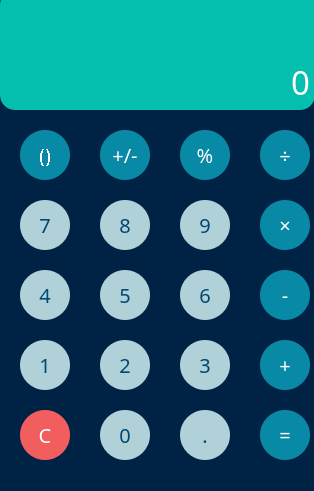
<?xml version="1.0" encoding="UTF-8"?>
<ui version="4.0">
 <class>MainWindow</class>
 <widget class="QMainWindow" name="MainWindow">
  <property name="geometry">
   <rect>
    <x>0</x>
    <y>0</y>
    <width>314</width>
    <height>491</height>
   </rect>
  </property>
  <property name="font">
   <font>
    <family>Sans Serif Collection</family>
   </font>
  </property>
  <property name="windowTitle">
   <string>MainWindow</string>
  </property>
  <property name="styleSheet">
   <string notr="true">background-color: rgb(0, 34, 68);</string>
  </property>
  <widget class="QWidget" name="centralwidget">
   <widget class="QLabel" name="miniExpression_2">
    <property name="geometry">
     <rect>
      <x>0</x>
      <y>-10</y>
      <width>315</width>
      <height>120</height>
     </rect>
    </property>
    <property name="minimumSize">
     <size>
      <width>315</width>
      <height>120</height>
     </size>
    </property>
    <property name="maximumSize">
     <size>
      <width>315</width>
      <height>120</height>
     </size>
    </property>
    <property name="font">
     <font>
      <family>Sans Serif Collection</family>
      <pointsize>25</pointsize>
     </font>
    </property>
    <property name="styleSheet">
     <string notr="true">background-color: rgb(4, 191, 173);
color:rgb(255, 255, 255);
Border-radius: 15px;
</string>
    </property>
    <property name="midLineWidth">
     <number>0</number>
    </property>
    <property name="text">
     <string>0</string>
    </property>
    <property name="alignment">
     <set>Qt::AlignBottom|Qt::AlignRight|Qt::AlignTrailing</set>
    </property>
    <property name="wordWrap">
     <bool>false</bool>
    </property>
    <property name="margin">
     <number>0</number>
    </property>
    <property name="indent">
     <number>5</number>
    </property>
   </widget>
   <widget class="QPushButton" name="brackets">
    <property name="enabled">
     <bool>true</bool>
    </property>
    <property name="geometry">
     <rect>
      <x>20</x>
      <y>130</y>
      <width>50</width>
      <height>50</height>
     </rect>
    </property>
    <property name="minimumSize">
     <size>
      <width>45</width>
      <height>45</height>
     </size>
    </property>
    <property name="font">
     <font>
      <family>Sans Serif Collection</family>
      <pointsize>15</pointsize>
      <stylestrategy>NoAntialias</stylestrategy>
     </font>
    </property>
    <property name="styleSheet">
     <string notr="true">QPushButton{
border-radius:25px;
background-color: rgb(8, 137, 166);
color:rgb(255, 255, 255);
}
QPushButton:hover{
	background-color:rgb(247, 228, 37);
}
</string>
    </property>
    <property name="text">
     <string>()</string>
    </property>
   </widget>
   <widget class="QPushButton" name="unary">
    <property name="geometry">
     <rect>
      <x>100</x>
      <y>130</y>
      <width>50</width>
      <height>50</height>
     </rect>
    </property>
    <property name="minimumSize">
     <size>
      <width>45</width>
      <height>45</height>
     </size>
    </property>
    <property name="font">
     <font>
      <family>Sans Serif Collection</family>
      <pointsize>15</pointsize>
     </font>
    </property>
    <property name="styleSheet">
     <string notr="true">QPushButton{
border-radius:25px;
background-color: rgb(8, 137, 166);
color:rgb(255, 255, 255);
}
QPushButton:hover{
	background-color:rgb(247, 228, 37);
}
</string>
    </property>
    <property name="text">
     <string>+/-</string>
    </property>
   </widget>
   <widget class="QPushButton" name="procent">
    <property name="geometry">
     <rect>
      <x>180</x>
      <y>130</y>
      <width>50</width>
      <height>50</height>
     </rect>
    </property>
    <property name="minimumSize">
     <size>
      <width>45</width>
      <height>45</height>
     </size>
    </property>
    <property name="font">
     <font>
      <family>Sans Serif Collection</family>
      <pointsize>15</pointsize>
     </font>
    </property>
    <property name="styleSheet">
     <string notr="true">QPushButton{
border-radius:25px;
background-color: rgb(8, 137, 166);
color:rgb(255, 255, 255);
}
QPushButton:hover{
	background-color:rgb(247, 228, 37);
}
</string>
    </property>
    <property name="text">
     <string>%</string>
    </property>
   </widget>
   <widget class="QPushButton" name="divide">
    <property name="geometry">
     <rect>
      <x>260</x>
      <y>130</y>
      <width>50</width>
      <height>50</height>
     </rect>
    </property>
    <property name="minimumSize">
     <size>
      <width>45</width>
      <height>45</height>
     </size>
    </property>
    <property name="font">
     <font>
      <family>Sans Serif Collection</family>
      <pointsize>15</pointsize>
     </font>
    </property>
    <property name="styleSheet">
     <string notr="true">QPushButton{
border-radius:25px;
background-color: rgb(8, 137, 166);
color:rgb(255, 255, 255);
}
QPushButton:hover{
	background-color:rgb(247, 228, 37);
}
</string>
    </property>
    <property name="text">
     <string>÷</string>
    </property>
   </widget>
   <widget class="QPushButton" name="eight">
    <property name="geometry">
     <rect>
      <x>100</x>
      <y>200</y>
      <width>50</width>
      <height>50</height>
     </rect>
    </property>
    <property name="minimumSize">
     <size>
      <width>45</width>
      <height>45</height>
     </size>
    </property>
    <property name="font">
     <font>
      <family>Sans Serif Collection</family>
      <pointsize>15</pointsize>
     </font>
    </property>
    <property name="styleSheet">
     <string notr="true">
QPushButton{
border-radius:25px;
background-color: rgb(176, 209, 216);
color:rgb(2, 72, 115)
}
QPushButton:hover{
	
	background-color: rgb(4, 191, 173);
	color:rgb(255, 255, 255);
}
</string>
    </property>
    <property name="text">
     <string>8</string>
    </property>
   </widget>
   <widget class="QPushButton" name="seven">
    <property name="geometry">
     <rect>
      <x>20</x>
      <y>200</y>
      <width>50</width>
      <height>50</height>
     </rect>
    </property>
    <property name="minimumSize">
     <size>
      <width>45</width>
      <height>45</height>
     </size>
    </property>
    <property name="font">
     <font>
      <family>Sans Serif Collection</family>
      <pointsize>15</pointsize>
      <weight>50</weight>
      <bold>false</bold>
     </font>
    </property>
    <property name="styleSheet">
     <string notr="true">
QPushButton{
border-radius:25px;
background-color: rgb(176, 209, 216);
color:rgb(2, 72, 115)
}
QPushButton:hover{
	
	background-color: rgb(4, 191, 173);
	color:rgb(255, 255, 255);
}
</string>
    </property>
    <property name="text">
     <string>7</string>
    </property>
   </widget>
   <widget class="QPushButton" name="nine">
    <property name="geometry">
     <rect>
      <x>180</x>
      <y>200</y>
      <width>50</width>
      <height>50</height>
     </rect>
    </property>
    <property name="minimumSize">
     <size>
      <width>45</width>
      <height>45</height>
     </size>
    </property>
    <property name="font">
     <font>
      <family>Sans Serif Collection</family>
      <pointsize>15</pointsize>
     </font>
    </property>
    <property name="styleSheet">
     <string notr="true">
QPushButton{
border-radius:25px;
background-color: rgb(176, 209, 216);
color:rgb(2, 72, 115)
}
QPushButton:hover{
	
	background-color: rgb(4, 191, 173);
	color:rgb(255, 255, 255);
}
</string>
    </property>
    <property name="text">
     <string>9</string>
    </property>
   </widget>
   <widget class="QPushButton" name="multiply">
    <property name="geometry">
     <rect>
      <x>260</x>
      <y>200</y>
      <width>50</width>
      <height>50</height>
     </rect>
    </property>
    <property name="minimumSize">
     <size>
      <width>45</width>
      <height>45</height>
     </size>
    </property>
    <property name="font">
     <font>
      <family>Sans Serif Collection</family>
      <pointsize>15</pointsize>
     </font>
    </property>
    <property name="styleSheet">
     <string notr="true">QPushButton{
border-radius:25px;
background-color: rgb(8, 137, 166);
color:rgb(255, 255, 255);
}
QPushButton:hover{
	background-color:rgb(247, 228, 37);
}
</string>
    </property>
    <property name="text">
     <string>×</string>
    </property>
   </widget>
   <widget class="QPushButton" name="subtract">
    <property name="geometry">
     <rect>
      <x>260</x>
      <y>270</y>
      <width>50</width>
      <height>50</height>
     </rect>
    </property>
    <property name="minimumSize">
     <size>
      <width>45</width>
      <height>45</height>
     </size>
    </property>
    <property name="font">
     <font>
      <family>Sans Serif Collection</family>
      <pointsize>15</pointsize>
     </font>
    </property>
    <property name="styleSheet">
     <string notr="true">QPushButton{
border-radius:25px;
background-color: rgb(8, 137, 166);
color:rgb(255, 255, 255);
}
QPushButton:hover{
	background-color:rgb(247, 228, 37);
}
</string>
    </property>
    <property name="text">
     <string>-</string>
    </property>
   </widget>
   <widget class="QPushButton" name="five">
    <property name="geometry">
     <rect>
      <x>100</x>
      <y>270</y>
      <width>50</width>
      <height>50</height>
     </rect>
    </property>
    <property name="minimumSize">
     <size>
      <width>45</width>
      <height>45</height>
     </size>
    </property>
    <property name="font">
     <font>
      <family>Sans Serif Collection</family>
      <pointsize>15</pointsize>
     </font>
    </property>
    <property name="styleSheet">
     <string notr="true">
QPushButton{
border-radius:25px;
background-color: rgb(176, 209, 216);
color:rgb(2, 72, 115)
}
QPushButton:hover{
	
	background-color: rgb(4, 191, 173);
	color:rgb(255, 255, 255);
}
</string>
    </property>
    <property name="text">
     <string>5</string>
    </property>
   </widget>
   <widget class="QPushButton" name="four">
    <property name="geometry">
     <rect>
      <x>20</x>
      <y>270</y>
      <width>50</width>
      <height>50</height>
     </rect>
    </property>
    <property name="minimumSize">
     <size>
      <width>45</width>
      <height>45</height>
     </size>
    </property>
    <property name="font">
     <font>
      <family>Sans Serif Collection</family>
      <pointsize>15</pointsize>
     </font>
    </property>
    <property name="styleSheet">
     <string notr="true">
QPushButton{
border-radius:25px;
background-color: rgb(176, 209, 216);
color:rgb(2, 72, 115)
}
QPushButton:hover{
	
	background-color: rgb(4, 191, 173);
	color:rgb(255, 255, 255);
}
</string>
    </property>
    <property name="text">
     <string>4</string>
    </property>
   </widget>
   <widget class="QPushButton" name="six">
    <property name="geometry">
     <rect>
      <x>180</x>
      <y>270</y>
      <width>50</width>
      <height>50</height>
     </rect>
    </property>
    <property name="minimumSize">
     <size>
      <width>45</width>
      <height>45</height>
     </size>
    </property>
    <property name="font">
     <font>
      <family>Sans Serif Collection</family>
      <pointsize>15</pointsize>
     </font>
    </property>
    <property name="styleSheet">
     <string notr="true">
QPushButton{
border-radius:25px;
background-color: rgb(176, 209, 216);
color:rgb(2, 72, 115)
}
QPushButton:hover{
	
	background-color: rgb(4, 191, 173);
	color:rgb(255, 255, 255);
}
</string>
    </property>
    <property name="text">
     <string>6</string>
    </property>
   </widget>
   <widget class="QPushButton" name="one">
    <property name="geometry">
     <rect>
      <x>20</x>
      <y>340</y>
      <width>50</width>
      <height>50</height>
     </rect>
    </property>
    <property name="minimumSize">
     <size>
      <width>45</width>
      <height>45</height>
     </size>
    </property>
    <property name="font">
     <font>
      <family>Sans Serif Collection</family>
      <pointsize>15</pointsize>
     </font>
    </property>
    <property name="styleSheet">
     <string notr="true">
QPushButton{
border-radius:25px;
background-color: rgb(176, 209, 216);
color:rgb(2, 72, 115)
}
QPushButton:hover{
	
	background-color: rgb(4, 191, 173);
	color:rgb(255, 255, 255);
}
</string>
    </property>
    <property name="text">
     <string>1</string>
    </property>
   </widget>
   <widget class="QPushButton" name="three">
    <property name="geometry">
     <rect>
      <x>180</x>
      <y>340</y>
      <width>50</width>
      <height>50</height>
     </rect>
    </property>
    <property name="minimumSize">
     <size>
      <width>45</width>
      <height>45</height>
     </size>
    </property>
    <property name="font">
     <font>
      <family>Sans Serif Collection</family>
      <pointsize>15</pointsize>
     </font>
    </property>
    <property name="styleSheet">
     <string notr="true">
QPushButton{
border-radius:25px;
background-color: rgb(176, 209, 216);
color:rgb(2, 72, 115)
}
QPushButton:hover{
	
	background-color: rgb(4, 191, 173);
	color:rgb(255, 255, 255);
}
</string>
    </property>
    <property name="text">
     <string>3</string>
    </property>
   </widget>
   <widget class="QPushButton" name="add">
    <property name="geometry">
     <rect>
      <x>260</x>
      <y>340</y>
      <width>50</width>
      <height>50</height>
     </rect>
    </property>
    <property name="minimumSize">
     <size>
      <width>45</width>
      <height>45</height>
     </size>
    </property>
    <property name="font">
     <font>
      <family>Sans Serif Collection</family>
      <pointsize>15</pointsize>
     </font>
    </property>
    <property name="styleSheet">
     <string notr="true">QPushButton{
border-radius:25px;
background-color: rgb(8, 137, 166);
color:rgb(255, 255, 255);
}
QPushButton:hover{
	background-color:rgb(247, 228, 37);
}
</string>
    </property>
    <property name="text">
     <string>+</string>
    </property>
   </widget>
   <widget class="QPushButton" name="two">
    <property name="geometry">
     <rect>
      <x>100</x>
      <y>340</y>
      <width>50</width>
      <height>50</height>
     </rect>
    </property>
    <property name="minimumSize">
     <size>
      <width>45</width>
      <height>45</height>
     </size>
    </property>
    <property name="font">
     <font>
      <family>Sans Serif Collection</family>
      <pointsize>15</pointsize>
     </font>
    </property>
    <property name="styleSheet">
     <string notr="true">
QPushButton{
border-radius:25px;
background-color: rgb(176, 209, 216);
color:rgb(2, 72, 115)
}
QPushButton:hover{
	
	background-color: rgb(4, 191, 173);
	color:rgb(255, 255, 255);
}
</string>
    </property>
    <property name="text">
     <string>2</string>
    </property>
   </widget>
   <widget class="QPushButton" name="zero">
    <property name="geometry">
     <rect>
      <x>100</x>
      <y>410</y>
      <width>50</width>
      <height>50</height>
     </rect>
    </property>
    <property name="minimumSize">
     <size>
      <width>45</width>
      <height>45</height>
     </size>
    </property>
    <property name="font">
     <font>
      <family>Sans Serif Collection</family>
      <pointsize>15</pointsize>
     </font>
    </property>
    <property name="styleSheet">
     <string notr="true">
QPushButton{
border-radius:25px;
background-color: rgb(176, 209, 216);
color:rgb(2, 72, 115)
}
QPushButton:hover{
	
	background-color: rgb(4, 191, 173);
	color:rgb(255, 255, 255);
}
</string>
    </property>
    <property name="text">
     <string>0</string>
    </property>
   </widget>
   <widget class="QPushButton" name="point">
    <property name="geometry">
     <rect>
      <x>180</x>
      <y>410</y>
      <width>50</width>
      <height>50</height>
     </rect>
    </property>
    <property name="minimumSize">
     <size>
      <width>45</width>
      <height>45</height>
     </size>
    </property>
    <property name="font">
     <font>
      <family>Sans Serif Collection</family>
      <pointsize>15</pointsize>
     </font>
    </property>
    <property name="styleSheet">
     <string notr="true">
QPushButton{
border-radius:25px;
background-color: rgb(176, 209, 216);
color:rgb(2, 72, 115)
}
QPushButton:hover{
	
	background-color: rgb(4, 191, 173);
	color:rgb(255, 255, 255);
}
</string>
    </property>
    <property name="text">
     <string>.</string>
    </property>
   </widget>
   <widget class="QPushButton" name="equal">
    <property name="geometry">
     <rect>
      <x>260</x>
      <y>410</y>
      <width>50</width>
      <height>50</height>
     </rect>
    </property>
    <property name="minimumSize">
     <size>
      <width>45</width>
      <height>45</height>
     </size>
    </property>
    <property name="font">
     <font>
      <family>Sans Serif Collection</family>
      <pointsize>15</pointsize>
     </font>
    </property>
    <property name="styleSheet">
     <string notr="true">QPushButton{
border-radius:25px;
background-color: rgb(8, 137, 166);
color:rgb(255, 255, 255);
}
QPushButton:hover{
	background-color:rgb(247, 228, 37);
}
</string>
    </property>
    <property name="text">
     <string>=</string>
    </property>
   </widget>
   <widget class="QLabel" name="ExpressionTable">
    <property name="geometry">
     <rect>
      <x>110</x>
      <y>30</y>
      <width>201</width>
      <height>21</height>
     </rect>
    </property>
    <property name="font">
     <font>
      <family>Sans Serif Collection</family>
      <pointsize>10</pointsize>
     </font>
    </property>
    <property name="styleSheet">
     <string notr="true">background-color: rgb(4, 191, 173);
color:rgb(255, 255, 255);</string>
    </property>
    <property name="text">
     <string/>
    </property>
    <property name="alignment">
     <set>Qt::AlignRight|Qt::AlignTrailing|Qt::AlignVCenter</set>
    </property>
   </widget>
   <widget class="QPushButton" name="clear">
    <property name="geometry">
     <rect>
      <x>20</x>
      <y>410</y>
      <width>50</width>
      <height>50</height>
     </rect>
    </property>
    <property name="minimumSize">
     <size>
      <width>45</width>
      <height>45</height>
     </size>
    </property>
    <property name="font">
     <font>
      <family>Sans Serif Collection</family>
      <pointsize>15</pointsize>
     </font>
    </property>
    <property name="styleSheet">
     <string notr="true">
QPushButton{
border-radius:25px;
background-color: rgb(242, 94, 94);
color:rgb(255, 255, 255);
}
QPushButton:hover{
	background-color:rgb(242, 125, 94);
}
</string>
    </property>
    <property name="text">
     <string>C</string>
    </property>
   </widget>
  </widget>
  <widget class="QStatusBar" name="statusbar"/>
 </widget>
 <resources/>
 <connections/>
</ui>
